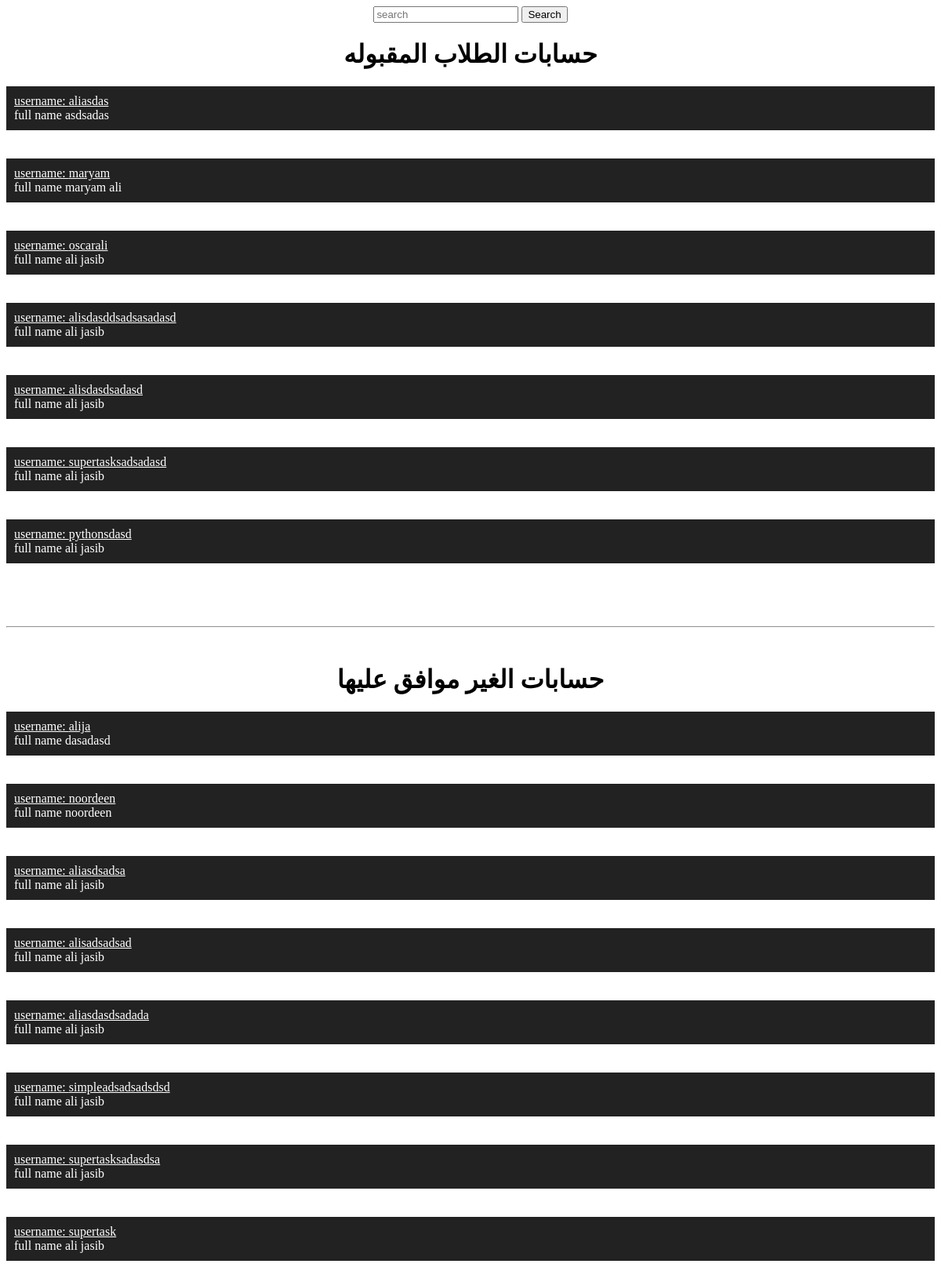
The app's page /account/students/ (signed in), older data.
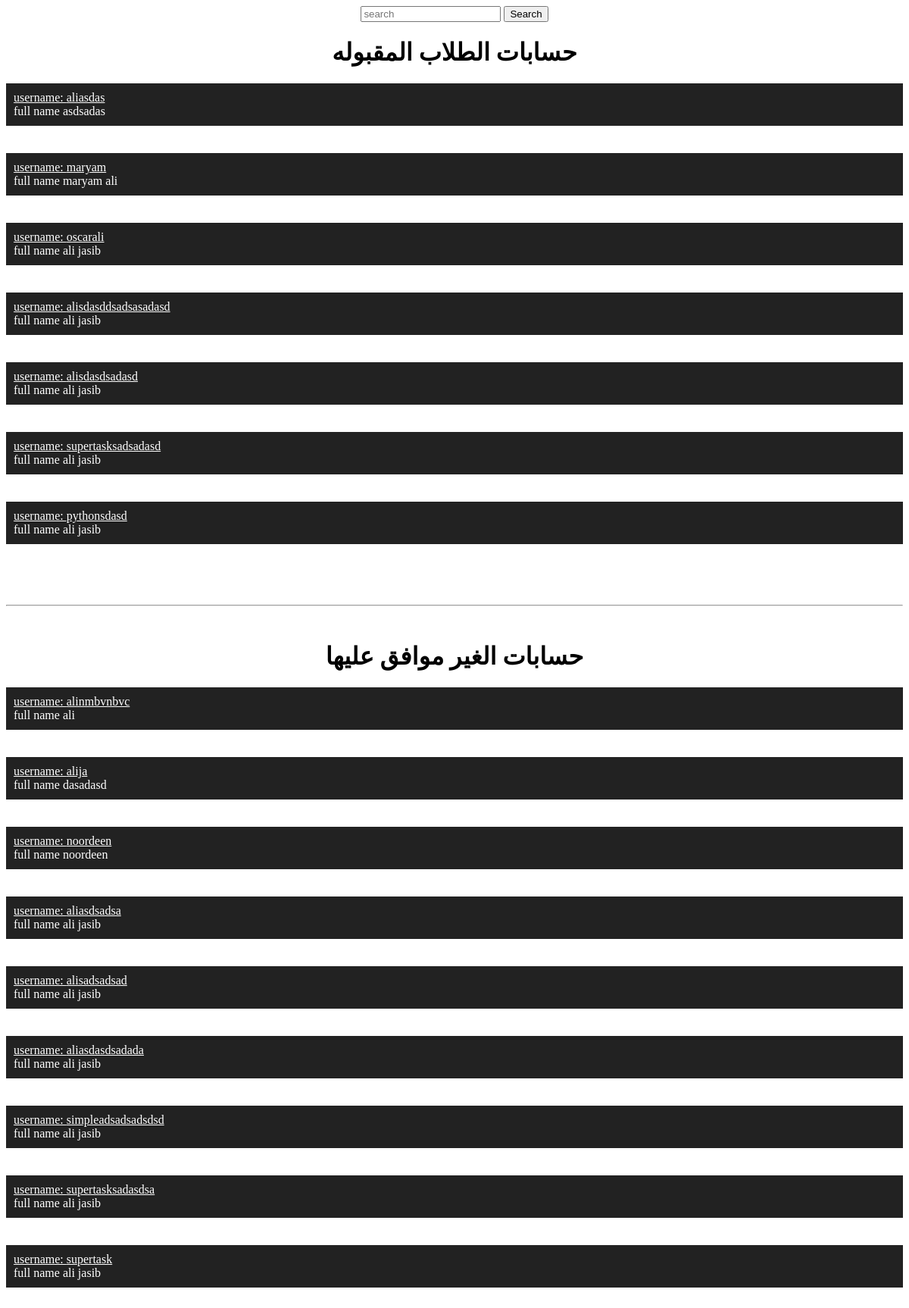
The same page, newer data.
### accounts/models.py (models this page shows, shortened)
class Students(models.Model):
    username = models.CharField(max_length=100, blank=True)
    full_name = models.CharField(max_length=100, blank=False)
    age = models.IntegerField(blank=True)
    birth_date = models.DateField(null=True)
    phone_number = PhoneNumberField(blank=False, default='', help_text="use +9647700000000")
    city = models.CharField(max_length=50, choices=LIST_STUDENT)
    img = models.FileField(upload_to='docs/', blank=False)
    stage = models.CharField(max_length=50, choices=list_stage)
    approved = models.BooleanField(default=False)
    up_date = models.DateField(auto_now_add=True)
    type_user = models.CharField(max_length=50, default='student')
    disabled = models.CharField(max_length=50, default=False)
    password = models.CharField(blank=False, default='', max_length=20)

### accounts/views.py (the view)
# urls.py: path('students/', views.students, name='students'),
def students(request):
    if auth(request) == 1: # admin
        student_app = Students.objects.filter(approved=True)[::-1]
        student_not_app = Students.objects.filter(approved=False)[::-1]
        if request.method == 'POST' and request.POST['search']:
            student_app = student_app.filter(username__icontains=request.POST['search'])
            student_not_app = student_not_app.filter(username__icontains=request.POST['search'])
        return render(request, 'students.html', {'formStudentA': student_app, 'formStudentN': student_not_app})
    else:
        return redirect('home')

### accounts/views.py (called while the page is built, shortened)
def auth(request):
    sponsor_approved = Sponsor.objects.filter(username=request.user)
    student_approved = Students.objects.filter(username=request.user)
    x = 0
    if request.user.is_authenticated and not sponsor_approved and not student_approved:
        x = 1  # admin
    else:
        x = 4  # user
    return x

### accounts/templates/students.html (shortened to what this page needs)
<!DOCTYPE html>
<html lang="en">
<head>
</head>
<body>
        <center>
                <form method="POST">{% csrf_token %}
                    <input type="text" placeholder="search" name="search" value="{{request.POST.search}}">
                    <button type="submit">Search</button>
                </form>
            </center>
<center>
    <h1>
    حسابات الطلاب المقبوله
    </h1>
</center>
    {% for i in formStudentA %}
    <div style="background: #222;color: white;padding: 10px;">
        <span><a href="{% url 'info' i.id %}" style="color:white">username: {{i.username}} </a></span><br> <span>full name {{i.full_name}}</span>
        <br>
    </div>
    <br><br>
    {% endfor %}
    <br><br>
    <hr>
    <br>
    <center>
        <h1>
        حسابات الغير موافق عليها
        </h1>
    </center>
    {% for i in formStudentN %}
    <div style="background: #222;color: white;padding: 10px;">
        <span><a href="{% url 'info' i.id %}" style="color:white">username: {{i.username}} </a></span><br> <span>full name {{i.full_name}}</span>
    </div>
    <br><br>
    {% endfor %}
</body>
</html>

Row changes from the older to the newer data that the page shows:
added Students: username "alinmbvnbvc", full_name "ali", shown under "حسابات الغير موافق عليها"
